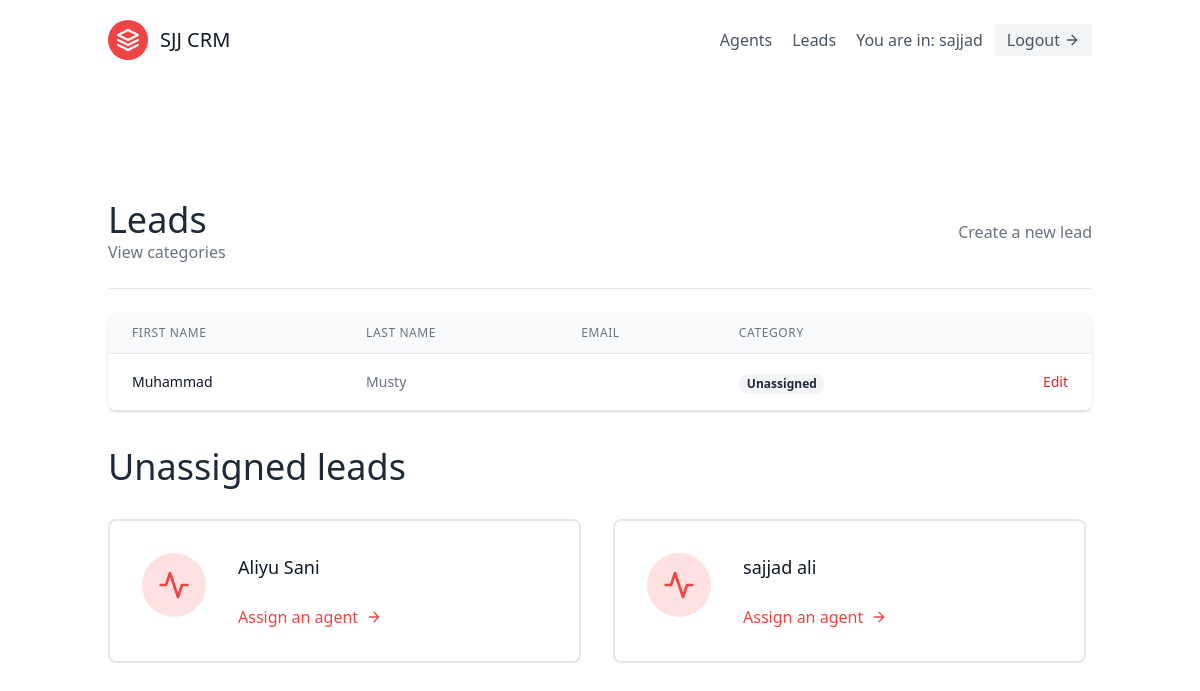
The page /leads/ (signed in) on the database as committed earlier.
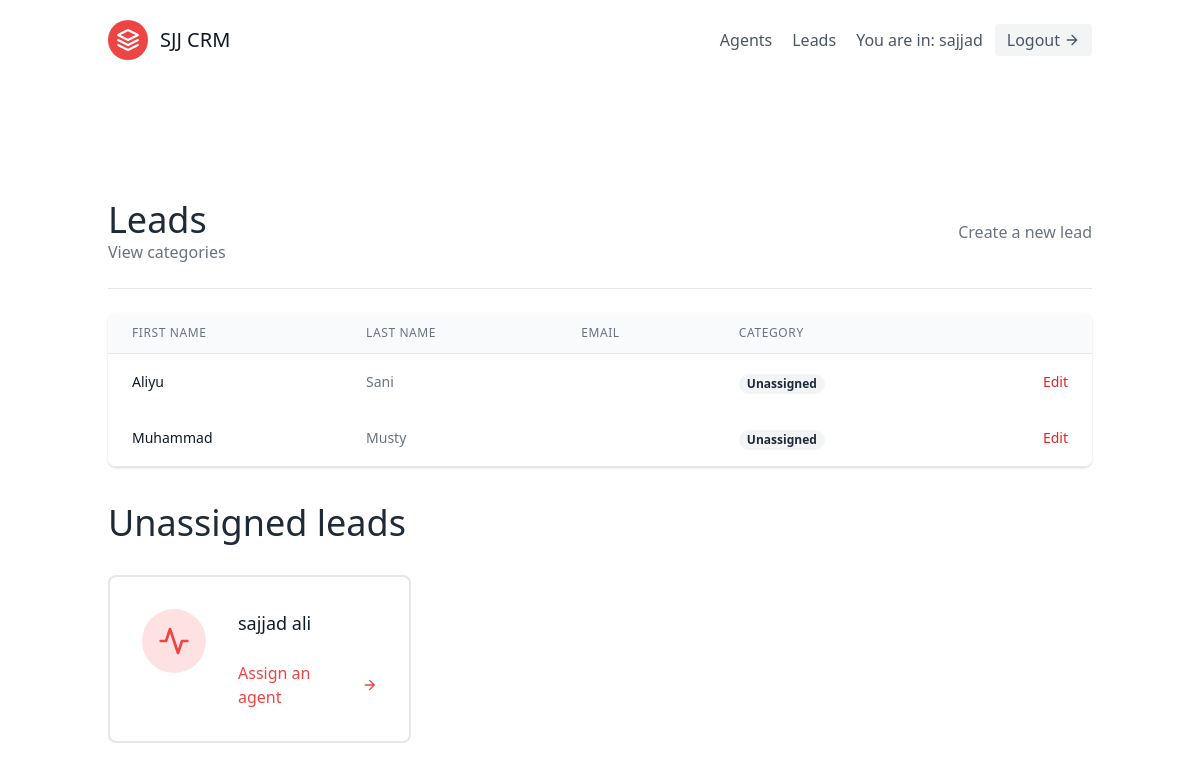
The same page on the database as committed later.
### leads/models.py (models this page shows, shortened)
class Lead(models.Model):
    first_name = models.CharField(max_length=20)
    last_name = models.CharField(max_length=20)
    age = models.IntegerField(default=0)
    organization = models.ForeignKey(UserProfile, on_delete=models.CASCADE)
    description = models.TextField()
    phone_number = models.CharField(max_length=40)
    email = models.EmailField()
    location = CountryField()
    date_added = models.DateTimeField(auto_now_add=True)
    agent = models.ForeignKey(
        "Agent", null=True, blank=True, on_delete=models.SET_NULL)
    category = models.ForeignKey(
        "Category", related_name="leads", null=True, blank=True, on_delete=models.SET_NULL)

### leads/views.py (the view)
# urls.py: path('', LeadListView.as_view(), name="lead_list"),
class LeadListView(LoginRequiredMixin, generic.ListView):
    template_name = "leads/lead_list.html"
    context_object_name = "leads"
    def get_queryset(self):
        user = self.request.user
        if user.is_organizer:
            queryset = Lead.objects.filter(
                organization=user.userprofile, agent__isnull=False)
        else:
            queryset = Lead.objects.filter(
                organization=user.agent.organization, agent__isnull=False)
            queryset = queryset.filter(agent__user=user)
        return queryset
    def get_context_data(self, **kwargs):
        user = self.request.user
        context = super(LeadListView, self).get_context_data(**kwargs)
        if user.is_organizer:
            queryset = Lead.objects.filter(
                organization=user.userprofile, agent__isnull=True)
            context.update({
                "unassigned_leads": queryset
            })
        return context

### leads/templates/leads/lead_list.html (shortened to what the changed rows need)
{% extends "base.html" %}
{% block content %}
<section class="text-gray-700 body-font">
    <div class="container px-5 py-24 mx-auto flex flex-wrap">
        <div class="w-full mb-6 py-6 flex justify-between items-center border-b border-gray-200">
            <div>
                <h1 class="text-4xl text-gray-800">Leads</h1>
            </div>
        </div>
        <div class="flex flex-col w-full">
            <div class="-my-2 overflow-x-auto sm:-mx-6 lg:-mx-8">
            <div class="py-2 align-middle inline-block min-w-full sm:px-6 lg:px-8">
                <div class="shadow overflow-hidden border-b border-gray-200 sm:rounded-lg">
                <table class="min-w-full divide-y divide-gray-200">
                    <thead class="bg-gray-50">
                        <tr>
                            <th scope="col" class="px-6 py-3 text-left text-xs font-medium text-gray-500 uppercase tracking-wider">
                            First Name
                            </th>
                            <th scope="col" class="px-6 py-3 text-left text-xs font-medium text-gray-500 uppercase tracking-wider">
                            Last Name
                            </th>
                            <th scope="col" class="px-6 py-3 text-left text-xs font-medium text-gray-500 uppercase tracking-wider">
                            Email
                            </th>
                            <th scope="col" class="px-6 py-3 text-left text-xs font-medium text-gray-500 uppercase tracking-wider">
                            Category
                            </th>
                            <th scope="col" class="relative px-6 py-3">
                            </th>
                        </tr>
                    </thead>
                    <tbody>
                        {% for lead in leads %}
                            <tr class="bg-white">
                                <td class="px-6 py-4 whitespace-nowrap text-sm font-medium text-gray-900">
                                    <a href="{% url 'leads:lead_details' lead.pk %}">{{ lead.first_name }}</a>
                                </td>
                                <td class="px-6 py-4 whitespace-nowrap text-sm text-gray-500">
                                    {{ lead.last_name }}
                                </td>
                                <td class="px-6 py-4 whitespace-nowrap text-sm text-gray-500">
                                </td>
                                <td class="px-6 py-4 whitespace-nowrap">
                                    {% if lead.category %}
                                        <span class="px-2 inline-flex text-xs leading-5 font-semibold rounded-full bg-green-100 text-green-800">
                                            {{ lead.category.name }}
                                        </span>
                                    {% else %}
                                        <span class="px-2 inline-flex text-xs leading-5 font-semibold rounded-full bg-gray-100 text-gray-800">
                                            Unassigned
                                        </span>
                                    {% endif %}
                                </td>
                                <td class="px-6 py-4 whitespace-nowrap text-right text-sm font-medium">
                                    <a href="{% url 'leads:lead_update' lead.pk %}" class="text-red-600 hover:text-red-900">
                                        Edit
                                    </a>
                                </td>
                            </tr>
                        {% endfor %}
                    </tbody>
                </table>
                </div>
            </div>
            </div>
        </div>
        {% if unassigned_leads.exists %}
            <div class="mt-5 flex flex-wrap -m-4">
                <div class="p-4 w-full">
                    <h1 class="text-4xl text-gray-800">Unassigned leads</h1>
                </div>
                {% for lead in unassigned_leads %}
                <div class="p-4 lg:w-1/2 md:w-full">
                    <div class="flex border-2 rounded-lg border-gray-200 p-8 sm:flex-row flex-col">
                        <div class="w-16 h-16 sm:mr-8 sm:mb-0 mb-4 inline-flex items-center justify-center rounded-full bg-red-100 text-red-500 flex-shrink-0">
                            <svg fill="none" stroke="currentColor" stroke-linecap="round" stroke-linejoin="round" stroke-width="2" class="w-8 h-8" viewBox="0 0 24 24">
                                <path d="M22 12h-4l-3 9L9 3l-3 9H2"></path>
                            </svg>
                        </div>
                        <div class="flex-grow">
                            <h2 class="text-gray-900 text-lg title-font font-medium mb-3">
                                {{ lead.first_name }} {{ lead.last_name }}
                            </h2>
                            <a href="{% url 'leads:assign_agent' lead.pk %}" class="mt-3 text-red-500 inline-flex items-center">
                                Assign an agent
                                <svg fill="none" stroke="currentColor" stroke-linecap="round" stroke-linejoin="round" stroke-width="2" class="w-4 h-4 ml-2" viewBox="0 0 24 24">
                                    <path d="M5 12h14M12 5l7 7-7 7"></path>
                                </svg>
                            </a>
                        </div>
                    </div>
                </div>
                {% endfor %}
            </div>
        {% endif %}
    </div>
</section>
{% endblock content %}

Rows that differ between the two databases and show on the page:
changed Lead "Aliyu": moves from the list under "Unassigned leads" to the list under "Leads"
